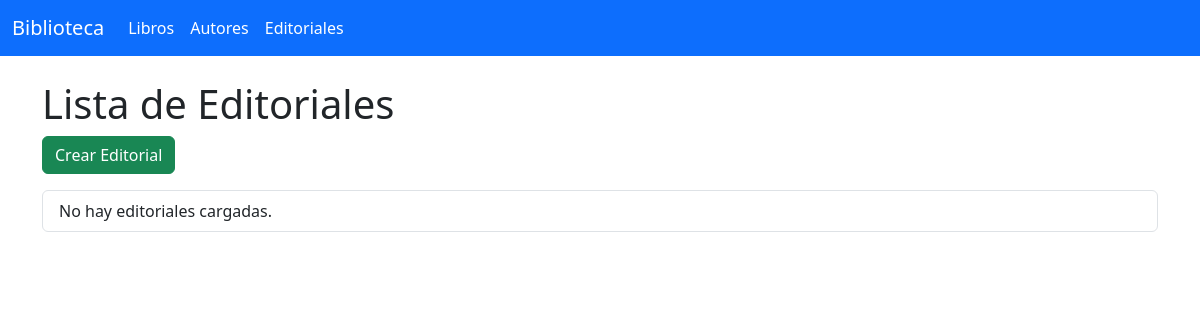
Before: /appcoder/editoriales/ with the older database file.
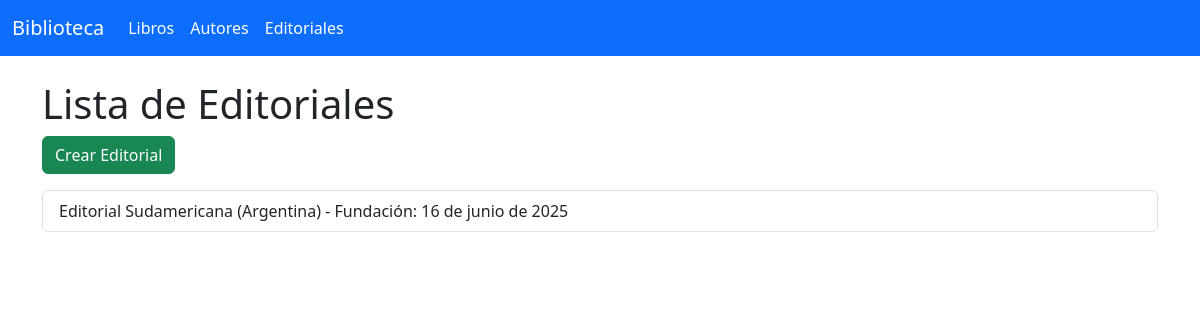
After: the same page with the newer database file.
### AppCoder/models.py (models this page shows, shortened)
class Editorial(models.Model):
    nombre = models.CharField(max_length=100)
    pais = models.CharField(max_length=50)
    fundacion = models.DateField()

### AppCoder/views.py (the view)
# urls.py: path('editoriales/', lista_editoriales, name='lista_editoriales'),
def lista_editoriales(request):
    editoriales = Editorial.objects.all()
    return render(request, 'AppCoder/editoriales/lista_editoriales.html', {'editoriales': editoriales})

### templates/AppCoder/editoriales/lista_editoriales.html (shortened to what this page needs)
{% extends "base.html" %}
{% block content %}
<h1>Lista de Editoriales</h1>
<a href="{% url 'crear_editorial' %}" class="btn btn-success mb-3">Crear Editorial</a>
<ul class="list-group">
  {% for editorial in editoriales %}
    <li class="list-group-item">
      {{ editorial.nombre }} ({{ editorial.pais }}) - Fundación: {{ editorial.fundacion }}
    </li>
  {% empty %}
    <li class="list-group-item">No hay editoriales cargadas.</li>
  {% endfor %}
</ul>
{% endblock %}

Changed rows visible on the page:
added Editorial: nombre "Editorial Sudamericana", pais "Argentina", fundacion "16 de junio de 2025"
Other visible differences:
text no longer shown: "No hay editoriales cargadas."
